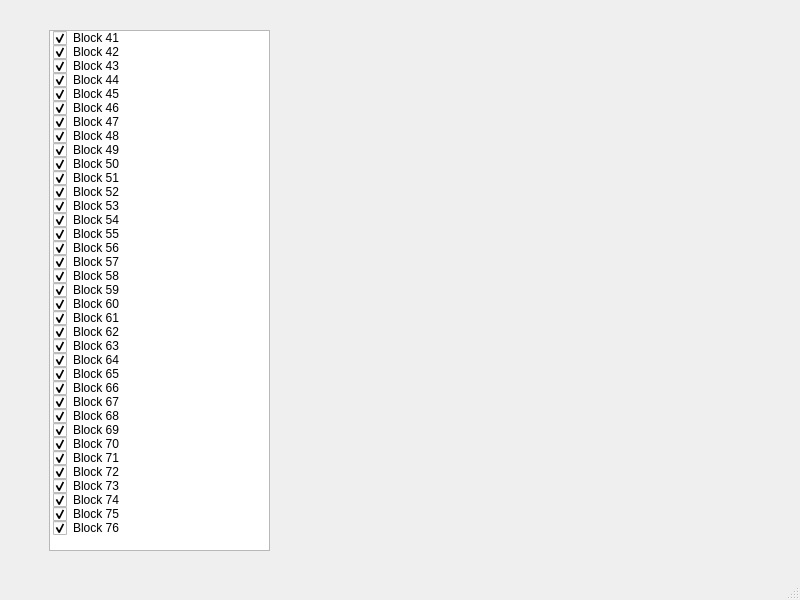
<?xml version="1.0" encoding="UTF-8"?>
<ui version="4.0">
 <class>MainWindow</class>
 <widget class="QMainWindow" name="MainWindow">
  <property name="geometry">
   <rect>
    <x>0</x>
    <y>0</y>
    <width>800</width>
    <height>600</height>
   </rect>
  </property>
  <property name="windowTitle">
   <string>MainWindow</string>
  </property>
  <widget class="QWidget" name="centralwidget">
   <widget class="QWidget" name="verticalLayoutWidget">
    <property name="geometry">
     <rect>
      <x>49</x>
      <y>30</y>
      <width>221</width>
      <height>521</height>
     </rect>
    </property>
    <layout class="QVBoxLayout" name="verticalLayout">
     <item>
      <widget class="QListWidget" name="occ_list">
       <item>
        <property name="text">
         <string>Block 41</string>
        </property>
        <property name="checkState">
         <enum>Checked</enum>
        </property>
       </item>
       <item>
        <property name="text">
         <string>Block 42</string>
        </property>
        <property name="checkState">
         <enum>Checked</enum>
        </property>
       </item>
       <item>
        <property name="text">
         <string>Block 43</string>
        </property>
        <property name="checkState">
         <enum>Checked</enum>
        </property>
       </item>
       <item>
        <property name="text">
         <string>Block 44</string>
        </property>
        <property name="checkState">
         <enum>Checked</enum>
        </property>
       </item>
       <item>
        <property name="text">
         <string>Block 45</string>
        </property>
        <property name="checkState">
         <enum>Checked</enum>
        </property>
       </item>
       <item>
        <property name="text">
         <string>Block 46</string>
        </property>
        <property name="checkState">
         <enum>Checked</enum>
        </property>
       </item>
       <item>
        <property name="text">
         <string>Block 47</string>
        </property>
        <property name="checkState">
         <enum>Checked</enum>
        </property>
       </item>
       <item>
        <property name="text">
         <string>Block 48</string>
        </property>
        <property name="checkState">
         <enum>Checked</enum>
        </property>
       </item>
       <item>
        <property name="text">
         <string>Block 49</string>
        </property>
        <property name="checkState">
         <enum>Checked</enum>
        </property>
       </item>
       <item>
        <property name="text">
         <string>Block 50</string>
        </property>
        <property name="checkState">
         <enum>Checked</enum>
        </property>
       </item>
       <item>
        <property name="text">
         <string>Block 51</string>
        </property>
        <property name="checkState">
         <enum>Checked</enum>
        </property>
       </item>
       <item>
        <property name="text">
         <string>Block 52</string>
        </property>
        <property name="checkState">
         <enum>Checked</enum>
        </property>
       </item>
       <item>
        <property name="text">
         <string>Block 53</string>
        </property>
        <property name="checkState">
         <enum>Checked</enum>
        </property>
       </item>
       <item>
        <property name="text">
         <string>Block 54</string>
        </property>
        <property name="checkState">
         <enum>Checked</enum>
        </property>
       </item>
       <item>
        <property name="text">
         <string>Block 55</string>
        </property>
        <property name="checkState">
         <enum>Checked</enum>
        </property>
       </item>
       <item>
        <property name="text">
         <string>Block 56</string>
        </property>
        <property name="checkState">
         <enum>Checked</enum>
        </property>
       </item>
       <item>
        <property name="text">
         <string>Block 57</string>
        </property>
        <property name="checkState">
         <enum>Checked</enum>
        </property>
       </item>
       <item>
        <property name="text">
         <string>Block 58</string>
        </property>
        <property name="checkState">
         <enum>Checked</enum>
        </property>
       </item>
       <item>
        <property name="text">
         <string>Block 59</string>
        </property>
        <property name="checkState">
         <enum>Checked</enum>
        </property>
       </item>
       <item>
        <property name="text">
         <string>Block 60</string>
        </property>
        <property name="checkState">
         <enum>Checked</enum>
        </property>
       </item>
       <item>
        <property name="text">
         <string>Block 61</string>
        </property>
        <property name="checkState">
         <enum>Checked</enum>
        </property>
       </item>
       <item>
        <property name="text">
         <string>Block 62</string>
        </property>
        <property name="checkState">
         <enum>Checked</enum>
        </property>
       </item>
       <item>
        <property name="text">
         <string>Block 63</string>
        </property>
        <property name="checkState">
         <enum>Checked</enum>
        </property>
       </item>
       <item>
        <property name="text">
         <string>Block 64</string>
        </property>
        <property name="checkState">
         <enum>Checked</enum>
        </property>
       </item>
       <item>
        <property name="text">
         <string>Block 65</string>
        </property>
        <property name="checkState">
         <enum>Checked</enum>
        </property>
       </item>
       <item>
        <property name="text">
         <string>Block 66</string>
        </property>
        <property name="checkState">
         <enum>Checked</enum>
        </property>
       </item>
       <item>
        <property name="text">
         <string>Block 67</string>
        </property>
        <property name="checkState">
         <enum>Checked</enum>
        </property>
       </item>
       <item>
        <property name="text">
         <string>Block 68</string>
        </property>
        <property name="checkState">
         <enum>Checked</enum>
        </property>
       </item>
       <item>
        <property name="text">
         <string>Block 69</string>
        </property>
        <property name="checkState">
         <enum>Checked</enum>
        </property>
       </item>
       <item>
        <property name="text">
         <string>Block 70</string>
        </property>
        <property name="checkState">
         <enum>Checked</enum>
        </property>
       </item>
       <item>
        <property name="text">
         <string>Block 71</string>
        </property>
        <property name="checkState">
         <enum>Checked</enum>
        </property>
       </item>
       <item>
        <property name="text">
         <string>Block 72</string>
        </property>
        <property name="checkState">
         <enum>Checked</enum>
        </property>
       </item>
       <item>
        <property name="text">
         <string>Block 73</string>
        </property>
        <property name="checkState">
         <enum>Checked</enum>
        </property>
       </item>
       <item>
        <property name="text">
         <string>Block 74</string>
        </property>
        <property name="checkState">
         <enum>Checked</enum>
        </property>
       </item>
       <item>
        <property name="text">
         <string>Block 75</string>
        </property>
        <property name="checkState">
         <enum>Checked</enum>
        </property>
       </item>
       <item>
        <property name="text">
         <string>Block 76</string>
        </property>
        <property name="checkState">
         <enum>Checked</enum>
        </property>
       </item>
      </widget>
     </item>
    </layout>
   </widget>
  </widget>
  <widget class="QMenuBar" name="menubar">
   <property name="geometry">
    <rect>
     <x>0</x>
     <y>0</y>
     <width>800</width>
     <height>22</height>
    </rect>
   </property>
  </widget>
  <widget class="QStatusBar" name="statusbar"/>
 </widget>
 <resources/>
 <connections/>
</ui>
